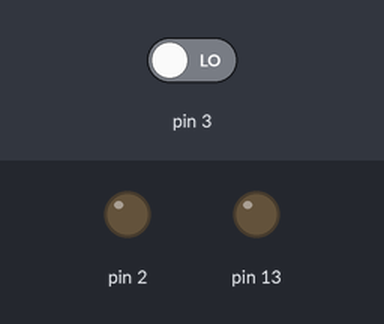
A sketch run on a simulated Arduino Uno, built with avr-gcc and run on an emulated ATmega328P. On the bench: output pins drawn as LEDs (lit = HIGH). Inputs (shaded band) come from the test bench; at power-on: pin 3 LOW.

Above: at 1.2 s.
1.3 s: pin 3 driven HIGH
At 2.5 s:
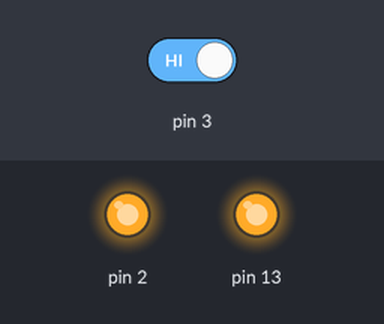
2.8 s: pin 3 driven LOW
At 3.7 s:
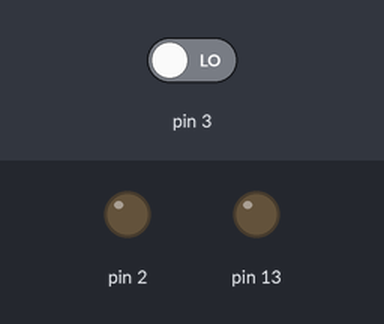
Timing chart, 0 to 5.8 s (numbered marks = the images above; inputs shaded):
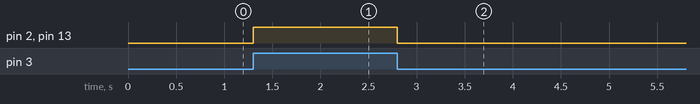

The sketch:

FabPir.ino
```cpp
void setup() {
  // put your setup code here, to run once:
  pinMode( 2, OUTPUT );
  pinMode( 3, INPUT );
  pinMode( 13, OUTPUT );
}

void loop() {
  // put your main code here, to run repeatedly:
  int stato = digitalRead( 3 );
  digitalWrite( 13, stato );
  digitalWrite( 2, stato );
}
```

Measured:
- after the input at 1.3 s, pin 2, pin 13: LOW → HIGH at once
- after the input at 2.8 s, pin 2, pin 13: HIGH → LOW at once
